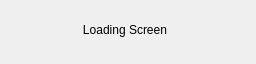
<?xml version="1.0" encoding="UTF-8"?>
<ui version="4.0">
 <class>LoadingScreenClass</class>
 <widget class="QMainWindow" name="LoadingScreenClass">
  <property name="geometry">
   <rect>
    <x>0</x>
    <y>0</y>
    <width>256</width>
    <height>64</height>
   </rect>
  </property>
  <property name="minimumSize">
   <size>
    <width>256</width>
    <height>64</height>
   </size>
  </property>
  <property name="maximumSize">
   <size>
    <width>256</width>
    <height>64</height>
   </size>
  </property>
  <property name="contextMenuPolicy">
   <enum>Qt::ContextMenuPolicy::NoContextMenu</enum>
  </property>
  <property name="windowTitle">
   <string/>
  </property>
  <widget class="QWidget" name="centralWidget">
   <widget class="QLabel" name="loadingText">
    <property name="geometry">
     <rect>
      <x>0</x>
      <y>0</y>
      <width>250</width>
      <height>60</height>
     </rect>
    </property>
    <property name="text">
     <string>Loading Screen</string>
    </property>
    <property name="alignment">
     <set>Qt::AlignmentFlag::AlignCenter</set>
    </property>
    <property name="wordWrap">
     <bool>true</bool>
    </property>
   </widget>
  </widget>
 </widget>
 <layoutdefault spacing="6" margin="11"/>
 <resources/>
 <connections/>
</ui>
